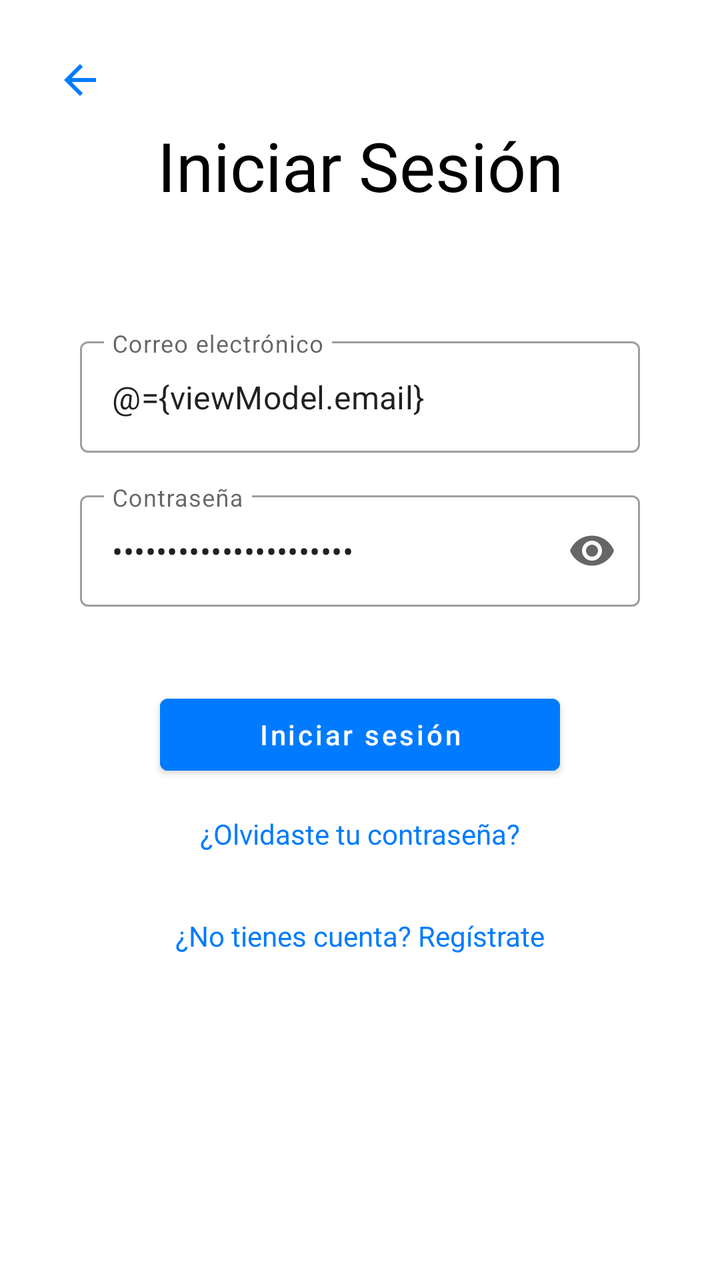
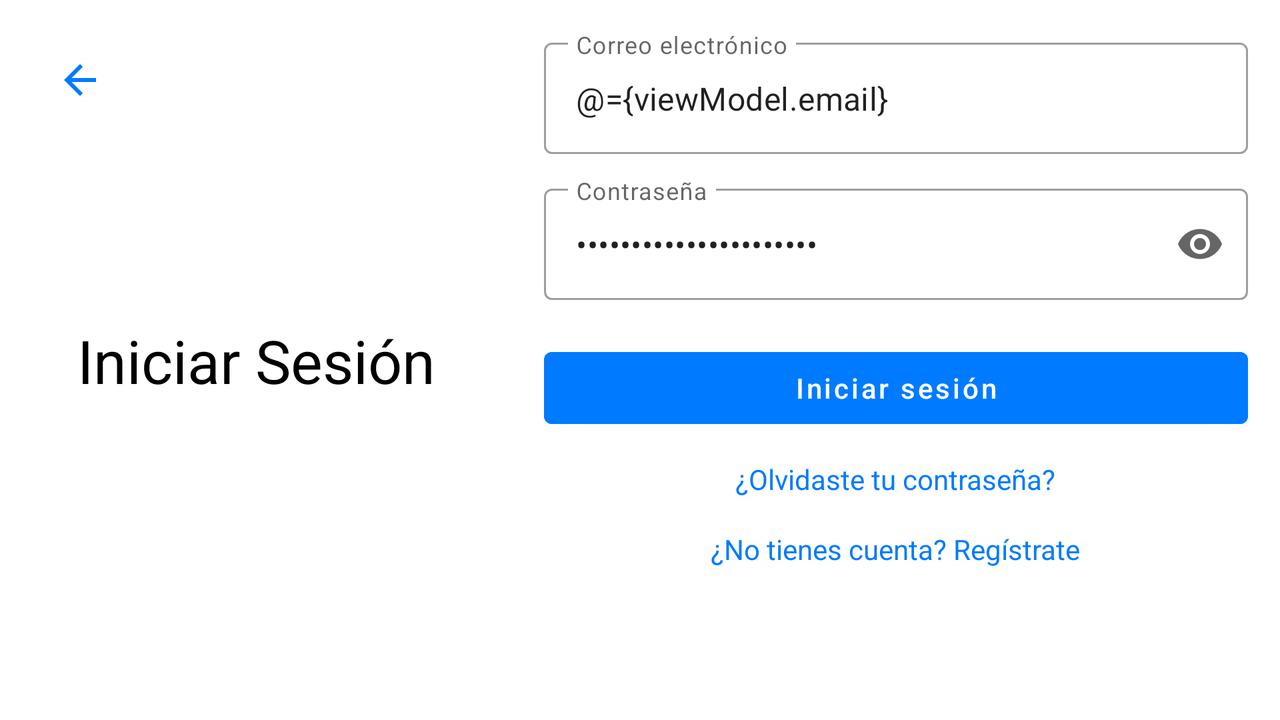

The same Android screen from two of the app's own layout files: first res/layout/ as a phone draws it, then the repository's variant for another configuration, drawn on a device whose configuration selects that folder. Both files follow.
<!-- AndroidManifest.xml: application theme Theme.Parchis -->
<!-- res/layout/fragment_login.xml -->
<?xml version="1.0" encoding="utf-8"?>
<layout xmlns:android="http://schemas.android.com/apk/res/android"
    xmlns:app="http://schemas.android.com/apk/res-auto"
    xmlns:tools="http://schemas.android.com/tools">

    <data>
        <variable
            name="viewModel"
            type="com.example.parchis.viewmodel.LoginViewModel" />
    </data>

    <androidx.constraintlayout.widget.ConstraintLayout
        android:layout_width="match_parent"
        android:layout_height="match_parent"
        android:background="@color/white"
        android:fitsSystemWindows="true"
        tools:context=".view.LoginFragment">

        <ImageButton
            android:id="@+id/btnBackLogin"
            android:layout_width="48dp"
            android:layout_height="48dp"
            android:layout_marginStart="16dp"
            android:layout_marginTop="16dp"
            android:background="?attr/selectableItemBackgroundBorderless"
            android:contentDescription="@string/para_volver_al_menu"
            android:src="@drawable/ic_back"
            app:layout_constraintStart_toStartOf="parent"
            app:layout_constraintTop_toTopOf="parent" />

        <TextView
            android:id="@+id/textViewLoginTitle"
            android:layout_width="wrap_content"
            android:layout_height="wrap_content"
            android:layout_marginTop="60dp"
            android:text="@string/iniciar_sesi_n_title"
            android:textColor="@color/black"
            android:textSize="34sp"
            app:layout_constraintEnd_toEndOf="parent"
            app:layout_constraintStart_toStartOf="parent"
            app:layout_constraintTop_toTopOf="parent" />

        <com.google.android.material.textfield.TextInputLayout
            android:id="@+id/tilEmail"
            style="@style/Widget.MaterialComponents.TextInputLayout.OutlinedBox"
            android:layout_width="0dp"
            android:layout_height="wrap_content"
            android:layout_marginStart="40dp"
            android:layout_marginTop="60dp"
            android:layout_marginEnd="40dp"
            android:hint="Correo electrónico"
            app:layout_constraintEnd_toEndOf="parent"
            app:layout_constraintStart_toStartOf="parent"
            app:layout_constraintTop_toBottomOf="@id/textViewLoginTitle">

            <com.google.android.material.textfield.TextInputEditText
                android:id="@+id/etEmailLogin"
                android:layout_width="match_parent"
                android:layout_height="wrap_content"
                android:inputType="textEmailAddress"
                android:text="@={viewModel.email}" />
        </com.google.android.material.textfield.TextInputLayout>

        <com.google.android.material.textfield.TextInputLayout
            android:id="@+id/tilPassword"
            style="@style/Widget.MaterialComponents.TextInputLayout.OutlinedBox"
            android:layout_width="0dp"
            android:layout_height="wrap_content"
            android:layout_marginStart="40dp"
            android:layout_marginTop="16dp"
            android:layout_marginEnd="40dp"
            android:hint="@string/contrase_a"
            app:endIconMode="password_toggle"
            app:layout_constraintEnd_toEndOf="parent"
            app:layout_constraintStart_toStartOf="parent"
            app:layout_constraintTop_toBottomOf="@id/tilEmail">

            <com.google.android.material.textfield.TextInputEditText
                android:id="@+id/etPasswordLogin"
                android:layout_width="match_parent"
                android:layout_height="wrap_content"
                android:inputType="textPassword"
                android:text="@={viewModel.password}" />
        </com.google.android.material.textfield.TextInputLayout>

        <Button
            android:id="@+id/btnLoginSubmit"
            android:layout_width="200dp"
            android:layout_height="wrap_content"
            android:layout_marginTop="40dp"
            android:backgroundTint="@color/blue"
            android:onClick="@{() -> viewModel.onLoginClick()}"
            android:text="@string/iniciar_sesi_n"
            android:textAllCaps="false"
            app:layout_constraintEnd_toEndOf="parent"
            app:layout_constraintStart_toStartOf="parent"
            app:layout_constraintTop_toBottomOf="@id/tilPassword" />

        <TextView
            android:id="@+id/btnForgotPassword"
            android:layout_width="wrap_content"
            android:layout_height="wrap_content"
            android:layout_marginTop="16dp"
            android:text="@string/olvidaste_tu_contrase_a"
            android:textColor="@color/blue"
            app:layout_constraintEnd_toEndOf="parent"
            app:layout_constraintStart_toStartOf="parent"
            app:layout_constraintTop_toBottomOf="@id/btnLoginSubmit" />

        <TextView
            android:id="@+id/btnGoToRegister"
            android:layout_width="wrap_content"
            android:layout_height="wrap_content"
            android:layout_marginTop="32dp"
            android:text="@string/no_tienes_cuenta_registrate"
            android:textColor="@color/blue"
            app:layout_constraintEnd_toEndOf="parent"
            app:layout_constraintStart_toStartOf="parent"
            app:layout_constraintTop_toBottomOf="@id/btnForgotPassword" />

    </androidx.constraintlayout.widget.ConstraintLayout>
</layout>
<!-- resources referenced by this layout -->
<resources>
  <color name="black">#FF000000</color>
  <color name="blue">#FF007BFF</color>
  <color name="white">#FFFFFFFF</color>
  <!-- drawable ic_back (drawable) -->
  <vector xmlns:android="http://schemas.android.com/apk/res/android"
      android:width="24dp"
      android:height="24dp"
      android:viewportWidth="24"
      android:viewportHeight="24">
      <path
          android:fillColor="@color/blue"
          android:pathData="M20,11H7.83l5.59-5.59L12,4l-8,8l8,8l1.41-1.41L7.83,13H20V11z" />
  </vector>
  <string name="contrase_a">Contraseña</string>
  <string name="iniciar_sesi_n">Iniciar sesión</string>
  <string name="iniciar_sesi_n_title">Iniciar Sesión</string>
  <string name="no_tienes_cuenta_registrate">¿No tienes cuenta? Regístrate</string>
  <string name="olvidaste_tu_contrase_a">¿Olvidaste tu contraseña?</string>
  <string name="para_volver_al_menu">Para volver al menu</string>
  <style name="Theme.Parchis" parent="Theme.MaterialComponents.DayNight.NoActionBar">
          
          <item name="colorPrimary">@color/purple_500</item>
          <item name="colorPrimaryVariant">@color/purple_700</item>
          <item name="colorOnPrimary">@color/white</item>
          
          <item name="colorSecondary">@color/teal_200</item>
          <item name="colorSecondaryVariant">@color/teal_700</item>
          <item name="colorOnSecondary">@color/black</item>
      </style>
  <color name="purple_500">#FF6200EE</color>
  <color name="purple_700">#FF3700B3</color>
  <color name="teal_200">#FF03DAC5</color>
  <color name="teal_700">#FF018786</color>
</resources>
<!-- res/layout-land/fragment_login.xml (the repository's variant of the layout above) -->
<!-- drawn on the phone turned sideways -->
<?xml version="1.0" encoding="utf-8"?>
<layout xmlns:android="http://schemas.android.com/apk/res/android"
    xmlns:app="http://schemas.android.com/apk/res-auto"
    xmlns:tools="http://schemas.android.com/tools">

    <data>
        <variable
            name="viewModel"
            type="com.example.parchis.viewmodel.LoginViewModel" />
    </data>

    <androidx.constraintlayout.widget.ConstraintLayout
        android:layout_width="match_parent"
        android:layout_height="match_parent"
        android:background="@color/white"
        android:fitsSystemWindows="true"
        tools:context=".view.LoginFragment">

        <ImageButton
            android:id="@+id/btnBackLogin"
            android:layout_width="48dp"
            android:layout_height="48dp"
            android:layout_marginStart="16dp"
            android:layout_marginTop="16dp"
            android:background="?attr/selectableItemBackgroundBorderless"
            android:contentDescription="@string/para_volver_al_menu"
            android:src="@drawable/ic_back"
            app:layout_constraintStart_toStartOf="parent"
            app:layout_constraintTop_toTopOf="parent" />

        <androidx.constraintlayout.widget.Guideline
            android:id="@+id/guideline"
            android:layout_width="wrap_content"
            android:layout_height="wrap_content"
            android:orientation="vertical"
            app:layout_constraintGuide_percent="0.4" />

        <TextView
            android:id="@+id/textViewLoginTitle"
            android:layout_width="wrap_content"
            android:layout_height="wrap_content"
            android:text="@string/iniciar_sesi_n_title"
            android:textColor="@color/black"
            android:textSize="30sp"
            app:layout_constraintBottom_toBottomOf="parent"
            app:layout_constraintEnd_toStartOf="@+id/guideline"
            app:layout_constraintStart_toStartOf="parent"
            app:layout_constraintTop_toTopOf="parent" />

        <ScrollView
            android:layout_width="0dp"
            android:layout_height="0dp"
            android:padding="16dp"
            app:layout_constraintBottom_toBottomOf="parent"
            app:layout_constraintEnd_toEndOf="parent"
            app:layout_constraintStart_toStartOf="@+id/guideline"
            app:layout_constraintTop_toTopOf="parent">

            <LinearLayout
                android:layout_width="match_parent"
                android:layout_height="wrap_content"
                android:gravity="center_horizontal"
                android:orientation="vertical">

                <com.google.android.material.textfield.TextInputLayout
                    android:id="@+id/tilEmail"
                    style="@style/Widget.MaterialComponents.TextInputLayout.OutlinedBox"
                    android:layout_width="match_parent"
                    android:layout_height="wrap_content"
                    android:hint="Correo electrónico">

                    <com.google.android.material.textfield.TextInputEditText
                        android:id="@+id/etEmailLogin"
                        android:layout_width="match_parent"
                        android:layout_height="wrap_content"
                        android:inputType="textEmailAddress"
                        android:text="@={viewModel.email}" />
                </com.google.android.material.textfield.TextInputLayout>

                <com.google.android.material.textfield.TextInputLayout
                    android:id="@+id/tilPassword"
                    style="@style/Widget.MaterialComponents.TextInputLayout.OutlinedBox"
                    android:layout_width="match_parent"
                    android:layout_height="wrap_content"
                    android:layout_marginTop="12dp"
                    android:hint="@string/contrase_a"
                    app:endIconMode="password_toggle">

                    <com.google.android.material.textfield.TextInputEditText
                        android:id="@+id/etPasswordLogin"
                        android:layout_width="match_parent"
                        android:layout_height="wrap_content"
                        android:inputType="textPassword"
                        android:text="@={viewModel.password}" />
                </com.google.android.material.textfield.TextInputLayout>

                <Button
                    android:id="@+id/btnLoginSubmit"
                    android:layout_width="match_parent"
                    android:layout_height="wrap_content"
                    android:layout_marginTop="20dp"
                    android:backgroundTint="@color/blue"
                    android:onClick="@{() -> viewModel.onLoginClick()}"
                    android:text="@string/iniciar_sesi_n"
                    android:textAllCaps="false" />

                <TextView
                    android:id="@+id/btnForgotPassword"
                    android:layout_width="wrap_content"
                    android:layout_height="wrap_content"
                    android:layout_marginTop="12dp"
                    android:text="@string/olvidaste_tu_contrase_a"
                    android:textColor="@color/blue" />

                <TextView
                    android:id="@+id/btnGoToRegister"
                    android:layout_width="wrap_content"
                    android:layout_height="wrap_content"
                    android:layout_marginTop="16dp"
                    android:text="@string/no_tienes_cuenta_registrate"
                    android:textColor="@color/blue" />

            </LinearLayout>
        </ScrollView>

    </androidx.constraintlayout.widget.ConstraintLayout>
</layout>
